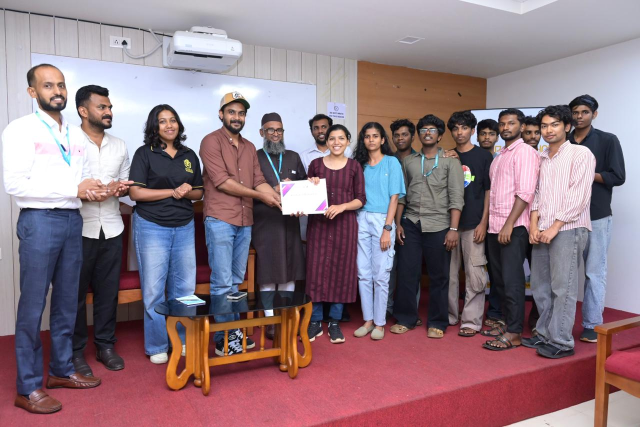
#> input picture media/gallery/WhatsApp_Image_2026-01-29_at_12.27.38_AM.jpeg, 1280 x 854 px (shown at 1/2 size)
$ python -i views.py   (imports and definitions only)
#> lines starting #> are read from the running program, lines starting #| are printed output that depends on the picture
from django.shortcuts import render, redirect ,get_object_or_404
from .models import Employee
from .models import Event
from .models import News,NewsImage
from .models import Notification
from .models import Banner
from .models import AnnualReport
from .models import IQACMember
from .models import GalleryItem
from .models import CampusLifePage
from .models import CampusLifeMember
from .models import CampusLifeGalleryItem
from .models import ScholarshipItem, ClubCommittee, ClubCommitteePerson
from .models import GalleryImage
from .models import AddOnCourse
from .models import ProgrammeSyllabusCourse
from django.views.decorators.csrf import csrf_exempt
from django.http import JsonResponse
from datetime import date
from django.http import HttpResponse, HttpResponseRedirect
from django.contrib import messages
from django.contrib.auth import login, authenticate
from django.template.loader import select_template
from PIL import Image
from io import BytesIO
from django.core.files.uploadedfile import InMemoryUploadedFile
import sys
import os
from django.conf import settings
import uuid
from collections import OrderedDict
from django.db.models import Prefetch


def mou_details(request):
    return render(request, 'mou_details.html')


def admission_process(request):
    return render(request, 'admission_process.html')


# [80 lines left out: functions programme_syllabus, programme_course_list, programme_course_create, programme_course_update, programme_course_delete, not called in this run]


def academic_calendar(request):
    return render(request, 'academic_calendar.html')


def library(request):
    return render(request, 'library.html')


def asap(request):
    return render(request, 'asap.html')


def add_on_courses(request):
    courses = AddOnCourse.objects.filter(is_active=True)
    return render(request, 'add_on_courses.html', {'courses': courses})


# [78 lines left out: functions add_on_course_list, add_on_course_create, add_on_course_update, add_on_course_delete, index, news, not called in this run]
def allnews(request):
    nws = News.objects.all().order_by('-id')
    return render(request, 'morenews.html',{'newses': nws})

# [4 lines left out: function events, not called in this run]

def allevents(request):
    evt = Event.objects.all().order_by('-date')
    return render(request, 'allevents.html',{'events': evt})

# [4 lines left out: function faculty, not called in this run]

def courses(request):
    # employees = Employee.objects.all()
    return render(request, 'courses.html')

def FYUGP(request):
    return render(request, 'FYUGP.html')
def iqac(request):
    members = IQACMember.objects.filter(is_active=True)
    return render(request, 'iqac.html', {"members": members})

def about(request):
    # employees = Employee.objects.all()
    return render(request, 'about.html')
def applicatonforms(request):
    # employees = Employee.objects.all()
    return render(request, 'applicatonforms.html')

def campus_life(request):
    pages = CampusLifePage.objects.filter(is_published=True)
    return render(request, 'campus_life_list.html', {'pages': pages})


# [395 lines left out: functions campus_life_page, scholarship_item_list, scholarship_item_create, scholarship_item_update, scholarship_item_delete, club_committee_item_list and 11 more, not called in this run]
def universityinfo(request):
    # employees = Employee.objects.all()
    return render(request, 'universityinfo.html')
def notification(request):
    noti = Notification.objects.all().order_by('-id')
    return render(request, 'notification2.html',{'notifications':noti,'cat':"all"})
def notificationfilter(request,upg):
    noti = Notification.objects.filter(category=upg).order_by('-id')
    return render(request, 'notification2.html',{'notifications':noti,'cat':upg})
# [4 lines left out: function notification2, not called in this run]
    # return render(request, 'notifications.html',{'notification':noti2})

def manager(request):
    return render(request, "manager.html")
def principal(request):
    return render(request, "principal.html")


# About Us (static pages)
def history(request):
    return render(request, "history.html")


def vision_mission(request):
    return render(request, "vision_mission.html")


def funding_agencies(request):
    return render(request, "funding_agencies.html")


def icc(request):
    return render(request, "icc.html")


def statutory_bodies(request):
    return render(request, "statutory_bodies.html")


def administrative_office(request):
    return render(request, "administrative_office.html")


def organogram(request):
    return render(request, "organogram.html")


def rti(request):
    return render(request, "rti.html")


def alumni(request):
    return render(request, "alumni.html")


def contact_us(request):
    return render(request, "contact_us.html")


# Gallery (public)
# [114 lines left out: functions gallery, gallery_item_list, gallery_item_create, gallery_item_update, gallery_item_delete, gallery_image_delete, not called in this run]


# Annual Reports
def annual_reports(request):
    reports = AnnualReport.objects.all()
    return render(request, "annual_reports.html", {"reports": reports})


# [228 lines left out: functions annual_report_list, annual_report_create, annual_report_update, annual_report_delete, iqac_member_list, iqac_member_create and 7 more, not called in this run]
#Event

def compress_image(image_file):
    """
    Compress the input image file while maintaining aspect ratio
    Returns a compressed InMemoryUploadedFile object
    """
    img = Image.open(image_file)
#> img is the input picture: PIL image 1280x854 RGB; mean R, G, B 142.8, 119.8, 128.7

    # Convert to RGB if image is in RGBA mode
    if img.mode == 'RGBA':
        img = img.convert('RGB')

    # Set maximum dimensions
    max_width = 800
    max_height = 800

    # Calculate new dimensions while maintaining aspect ratio
    ratio = min(max_width/img.width, max_height/img.height)
#> ratio = 0.625
    new_width = int(img.width * ratio)
#> new_width = 800
    new_height = int(img.height * ratio)
#> new_height = 533

    # Resize image
    img = img.resize((new_width, new_height), Image.Resampling.LANCZOS)
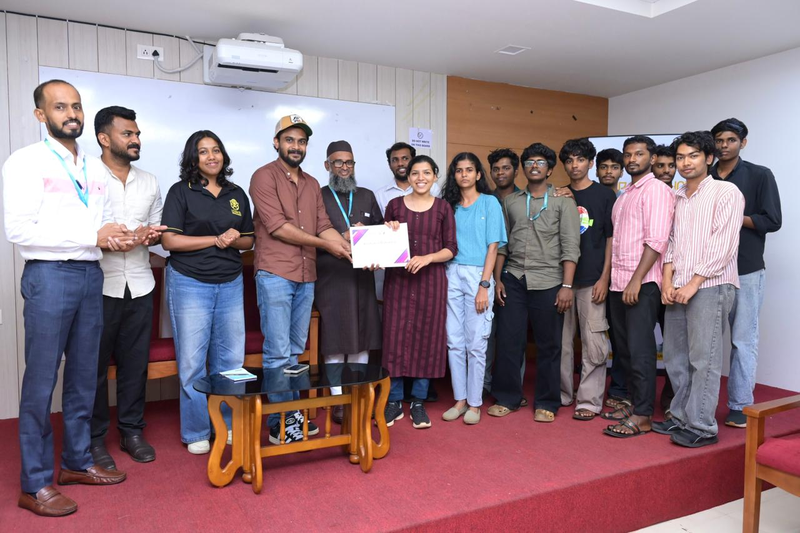
#> img: PIL image 800x533 RGB; mean R, G, B 142.8, 119.8, 128.7

    # Save the compressed image
    output = BytesIO()
    img.save(output, format='JPEG', quality=75, optimize=True)
    output.seek(0)

    return InMemoryUploadedFile(
        output,
        'ImageField',
#> (the run stopped early here; a loop or call above may not have finished)

$ run again, on media/gallery/WhatsApp_Image_2026-01-29_at_6.58.17_AM.jpeg
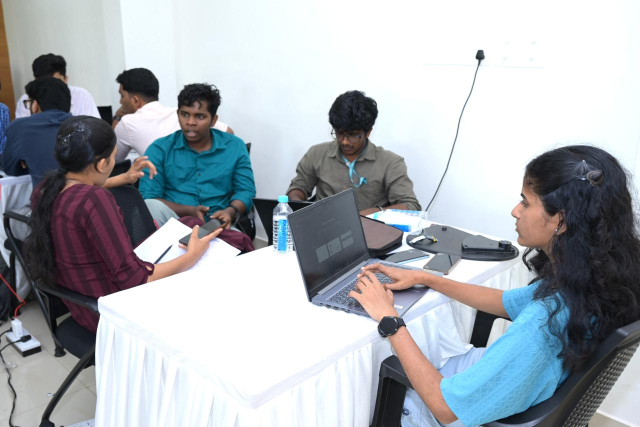
#> input picture media/gallery/WhatsApp_Image_2026-01-29_at_6.58.17_AM.jpeg, 1280 x 854 px (shown at 1/2 size)
#> in compress_image, img is the input picture: PIL image 1280x854 RGB; mean R, G, B 167.5, 173.1, 178.8
#> in compress_image, `img = img.resize((new_width, new_height), Image.Resampling.LANCZOS)`:
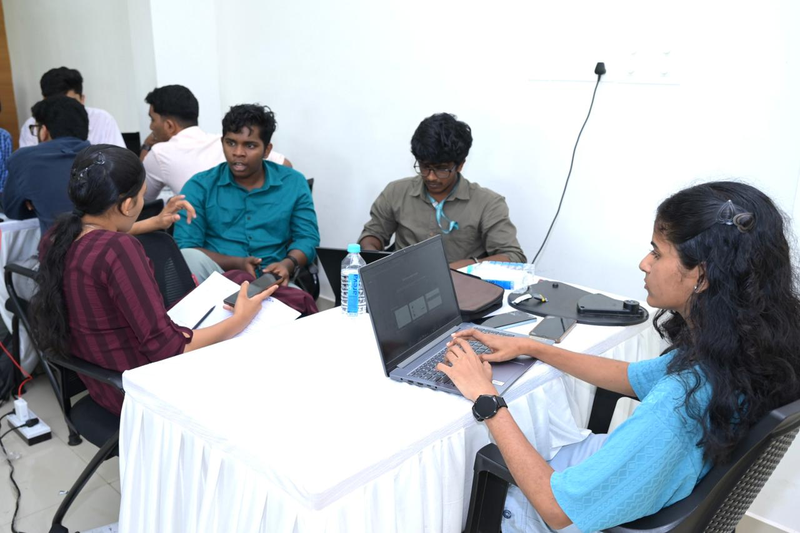
#> img: PIL image 800x533 RGB; mean R, G, B 167.5, 173.1, 178.8

$ run again, on media/gallery/WhatsApp_Image_2026-01-29_at_6.58.21_AM.jpeg
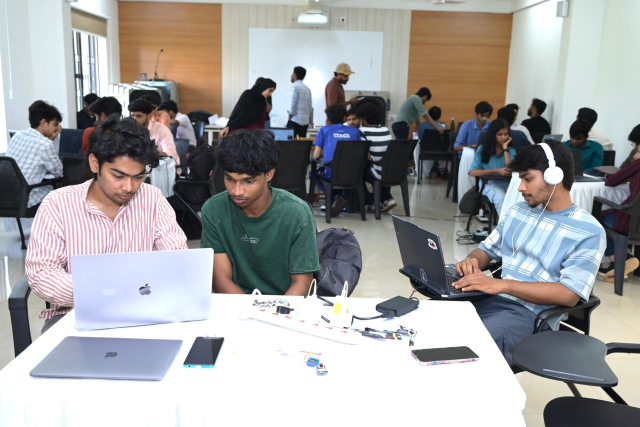
#> input picture media/gallery/WhatsApp_Image_2026-01-29_at_6.58.21_AM.jpeg, 1280 x 854 px (shown at 1/2 size)
#> in compress_image, img is the input picture: PIL image 1280x854 RGB; mean R, G, B 160.6, 160.5, 160.6
#> in compress_image, `img = img.resize((new_width, new_height), Image.Resampling.LANCZOS)`:
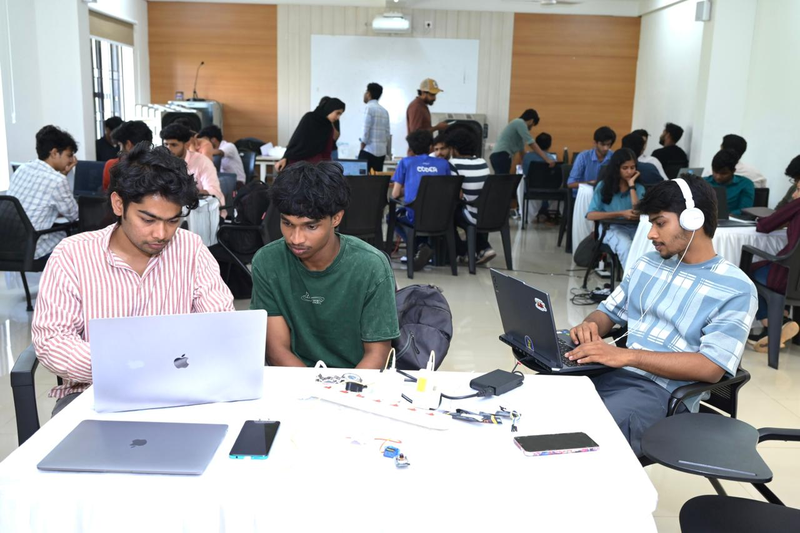
#> img: PIL image 800x533 RGB; mean R, G, B 160.6, 160.5, 160.5
